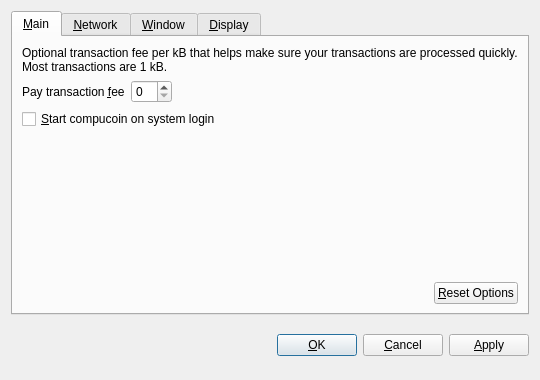
<?xml version="1.0" encoding="UTF-8"?>
<ui version="4.0">
 <class>OptionsDialog</class>
 <widget class="QDialog" name="OptionsDialog">
  <property name="geometry">
   <rect>
    <x>0</x>
    <y>0</y>
    <width>540</width>
    <height>380</height>
   </rect>
  </property>
  <property name="windowTitle">
   <string>Options</string>
  </property>
  <property name="modal">
   <bool>true</bool>
  </property>
  <layout class="QVBoxLayout" name="verticalLayout">
   <item>
    <widget class="QTabWidget" name="tabWidget">
     <property name="tabPosition">
      <enum>QTabWidget::North</enum>
     </property>
     <property name="currentIndex">
      <number>0</number>
     </property>
     <widget class="QWidget" name="tabMain">
      <attribute name="title">
       <string>&amp;Main</string>
      </attribute>
      <layout class="QVBoxLayout" name="verticalLayout_Main">
       <item>
        <widget class="QLabel" name="transactionFeeInfoLabel">
         <property name="text">
          <string>Optional transaction fee per kB that helps make sure your transactions are processed quickly. Most transactions are 1 kB.</string>
         </property>
         <property name="textFormat">
          <enum>Qt::PlainText</enum>
         </property>
         <property name="wordWrap">
          <bool>true</bool>
         </property>
        </widget>
       </item>
       <item>
        <layout class="QHBoxLayout" name="horizontalLayout_1_Main">
         <item>
          <widget class="QLabel" name="transactionFeeLabel">
           <property name="text">
            <string>Pay transaction &amp;fee</string>
           </property>
           <property name="textFormat">
            <enum>Qt::PlainText</enum>
           </property>
           <property name="buddy">
            <cstring>transactionFee</cstring>
           </property>
          </widget>
         </item>
         <item>
          <widget class="BitcoinAmountField" name="transactionFee"/>
         </item>
         <item>
          <spacer name="horizontalSpacer_1_Main">
           <property name="orientation">
            <enum>Qt::Horizontal</enum>
           </property>
           <property name="sizeHint" stdset="0">
            <size>
             <width>40</width>
             <height>20</height>
            </size>
           </property>
          </spacer>
         </item>
        </layout>
       </item>
       <item>
        <widget class="QCheckBox" name="bitcoinAtStartup">
         <property name="toolTip">
          <string>Automatically start compucoin after logging in to the system.</string>
         </property>
         <property name="text">
          <string>&amp;Start compucoin on system login</string>
         </property>
        </widget>
       </item>
       <item>
        <spacer name="verticalSpacer_Main">
         <property name="orientation">
          <enum>Qt::Vertical</enum>
         </property>
         <property name="sizeHint" stdset="0">
          <size>
           <width>20</width>
           <height>40</height>
          </size>
         </property>
        </spacer>
       </item>
       <item>
        <layout class="QHBoxLayout" name="horizontalLayout_2_Main">
         <item>
          <spacer name="horizontalSpacer_2_Main">
           <property name="orientation">
            <enum>Qt::Horizontal</enum>
           </property>
           <property name="sizeHint" stdset="0">
            <size>
             <width>40</width>
             <height>20</height>
            </size>
           </property>
          </spacer>
         </item>
         <item>
          <widget class="QPushButton" name="resetButton">
           <property name="toolTip">
            <string>Reset all client options to default.</string>
           </property>
           <property name="text">
            <string>&amp;Reset Options</string>
           </property>
           <property name="autoDefault">
            <bool>false</bool>
           </property>
          </widget>
         </item>
        </layout>
       </item>
      </layout>
     </widget>
     <widget class="QWidget" name="tabNetwork">
      <attribute name="title">
       <string>&amp;Network</string>
      </attribute>
      <layout class="QVBoxLayout" name="verticalLayout_Network">
       <item>
        <widget class="QCheckBox" name="mapPortUpnp">
         <property name="toolTip">
          <string>Automatically open the compucoin client port on the router. This only works when your router supports UPnP and it is enabled.</string>
         </property>
         <property name="text">
          <string>Map port using &amp;UPnP</string>
         </property>
        </widget>
       </item>
       <item>
        <widget class="QCheckBox" name="connectSocks">
         <property name="toolTip">
          <string>Connect to the compucoin network through a SOCKS proxy (e.g. when connecting through Tor).</string>
         </property>
         <property name="text">
          <string>&amp;Connect through SOCKS proxy:</string>
         </property>
        </widget>
       </item>
       <item>
        <layout class="QHBoxLayout" name="horizontalLayout_Network">
         <item>
          <widget class="QLabel" name="proxyIpLabel">
           <property name="text">
            <string>Proxy &amp;IP:</string>
           </property>
           <property name="textFormat">
            <enum>Qt::PlainText</enum>
           </property>
           <property name="buddy">
            <cstring>proxyIp</cstring>
           </property>
          </widget>
         </item>
         <item>
          <widget class="QValidatedLineEdit" name="proxyIp">
           <property name="maximumSize">
            <size>
             <width>140</width>
             <height>16777215</height>
            </size>
           </property>
           <property name="toolTip">
            <string>IP address of the proxy (e.g. 127.0.0.1)</string>
           </property>
          </widget>
         </item>
         <item>
          <widget class="QLabel" name="proxyPortLabel">
           <property name="text">
            <string>&amp;Port:</string>
           </property>
           <property name="textFormat">
            <enum>Qt::PlainText</enum>
           </property>
           <property name="buddy">
            <cstring>proxyPort</cstring>
           </property>
          </widget>
         </item>
         <item>
          <widget class="QLineEdit" name="proxyPort">
           <property name="maximumSize">
            <size>
             <width>55</width>
             <height>16777215</height>
            </size>
           </property>
           <property name="toolTip">
            <string>Port of the proxy (e.g. 9050)</string>
           </property>
          </widget>
         </item>
         <item>
          <widget class="QLabel" name="socksVersionLabel">
           <property name="text">
            <string>SOCKS &amp;Version:</string>
           </property>
           <property name="textFormat">
            <enum>Qt::PlainText</enum>
           </property>
           <property name="buddy">
            <cstring>socksVersion</cstring>
           </property>
          </widget>
         </item>
         <item>
          <widget class="QValueComboBox" name="socksVersion">
           <property name="toolTip">
            <string>SOCKS version of the proxy (e.g. 5)</string>
           </property>
          </widget>
         </item>
         <item>
          <spacer name="horizontalSpacer_Network">
           <property name="orientation">
            <enum>Qt::Horizontal</enum>
           </property>
           <property name="sizeHint" stdset="0">
            <size>
             <width>40</width>
             <height>20</height>
            </size>
           </property>
          </spacer>
         </item>
        </layout>
       </item>
       <item>
        <spacer name="verticalSpacer_Network">
         <property name="orientation">
          <enum>Qt::Vertical</enum>
         </property>
         <property name="sizeHint" stdset="0">
          <size>
           <width>20</width>
           <height>40</height>
          </size>
         </property>
        </spacer>
       </item>
      </layout>
     </widget>
     <widget class="QWidget" name="tabWindow">
      <attribute name="title">
       <string>&amp;Window</string>
      </attribute>
      <layout class="QVBoxLayout" name="verticalLayout_Window">
       <item>
        <widget class="QCheckBox" name="minimizeToTray">
         <property name="toolTip">
          <string>Show only a tray icon after minimizing the window.</string>
         </property>
         <property name="text">
          <string>&amp;Minimize to the tray instead of the taskbar</string>
         </property>
        </widget>
       </item>
       <item>
        <widget class="QCheckBox" name="minimizeOnClose">
         <property name="toolTip">
          <string>Minimize instead of exit the application when the window is closed. When this option is enabled, the application will be closed only after selecting Quit in the menu.</string>
         </property>
         <property name="text">
          <string>M&amp;inimize on close</string>
         </property>
        </widget>
       </item>
       <item>
        <spacer name="verticalSpacer_Window">
         <property name="orientation">
          <enum>Qt::Vertical</enum>
         </property>
         <property name="sizeHint" stdset="0">
          <size>
           <width>20</width>
           <height>40</height>
          </size>
         </property>
        </spacer>
       </item>
      </layout>
     </widget>
     <widget class="QWidget" name="tabDisplay">
      <attribute name="title">
       <string>&amp;Display</string>
      </attribute>
      <layout class="QVBoxLayout" name="verticalLayout_Display">
       <item>
        <layout class="QHBoxLayout" name="horizontalLayout_1_Display">
         <item>
          <widget class="QLabel" name="langLabel">
           <property name="text">
            <string>User Interface &amp;language:</string>
           </property>
           <property name="textFormat">
            <enum>Qt::PlainText</enum>
           </property>
           <property name="buddy">
            <cstring>lang</cstring>
           </property>
          </widget>
         </item>
         <item>
          <widget class="QValueComboBox" name="lang">
           <property name="toolTip">
            <string>The user interface language can be set here. This setting will take effect after restarting compucoin.</string>
           </property>
          </widget>
         </item>
        </layout>
       </item>
       <item>
        <layout class="QHBoxLayout" name="horizontalLayout_2_Display">
         <item>
          <widget class="QLabel" name="unitLabel">
           <property name="text">
            <string>&amp;Unit to show amounts in:</string>
           </property>
           <property name="textFormat">
            <enum>Qt::PlainText</enum>
           </property>
           <property name="buddy">
            <cstring>unit</cstring>
           </property>
          </widget>
         </item>
         <item>
          <widget class="QValueComboBox" name="unit">
           <property name="toolTip">
            <string>Choose the default subdivision unit to show in the interface and when sending coins.</string>
           </property>
          </widget>
         </item>
        </layout>
       </item>
       <item>
        <widget class="QCheckBox" name="displayAddresses">
         <property name="toolTip">
          <string>Whether to show compucoin addresses in the transaction list or not.</string>
         </property>
         <property name="text">
          <string>&amp;Display addresses in transaction list</string>
         </property>
        </widget>
       </item>
       <item>
        <widget class="QCheckBox" name="coinControlFeatures">
         <property name="toolTip">
          <string>Whether to show coin control features or not.</string>
         </property>
         <property name="text">
          <string>Display coin &amp;control features (experts only!)</string>
         </property>
        </widget>
       </item>
       <item>
        <spacer name="verticalSpacer_Display">
         <property name="orientation">
          <enum>Qt::Vertical</enum>
         </property>
         <property name="sizeHint" stdset="0">
          <size>
           <width>20</width>
           <height>40</height>
          </size>
         </property>
        </spacer>
       </item>
      </layout>
     </widget>
    </widget>
   </item>
   <item>
    <layout class="QHBoxLayout" name="horizontalLayout_Buttons">
     <item>
      <spacer name="horizontalSpacer_1">
       <property name="orientation">
        <enum>Qt::Horizontal</enum>
       </property>
       <property name="sizeHint" stdset="0">
        <size>
         <width>40</width>
         <height>48</height>
        </size>
       </property>
      </spacer>
     </item>
     <item>
      <widget class="QLabel" name="statusLabel">
       <property name="font">
        <font>
         <weight>75</weight>
         <bold>true</bold>
        </font>
       </property>
       <property name="text">
        <string/>
       </property>
       <property name="textFormat">
        <enum>Qt::PlainText</enum>
       </property>
       <property name="wordWrap">
        <bool>true</bool>
       </property>
      </widget>
     </item>
     <item>
      <spacer name="horizontalSpacer_2">
       <property name="orientation">
        <enum>Qt::Horizontal</enum>
       </property>
       <property name="sizeHint" stdset="0">
        <size>
         <width>40</width>
         <height>48</height>
        </size>
       </property>
      </spacer>
     </item>
     <item>
      <widget class="QPushButton" name="okButton">
       <property name="text">
        <string>&amp;OK</string>
       </property>
      </widget>
     </item>
     <item>
      <widget class="QPushButton" name="cancelButton">
       <property name="text">
        <string>&amp;Cancel</string>
       </property>
       <property name="autoDefault">
        <bool>false</bool>
       </property>
      </widget>
     </item>
     <item>
      <widget class="QPushButton" name="applyButton">
       <property name="text">
        <string>&amp;Apply</string>
       </property>
       <property name="autoDefault">
        <bool>false</bool>
       </property>
      </widget>
     </item>
    </layout>
   </item>
  </layout>
 </widget>
 <customwidgets>
  <customwidget>
   <class>BitcoinAmountField</class>
   <extends>QSpinBox</extends>
   <header>bitcoinamountfield.h</header>
  </customwidget>
  <customwidget>
   <class>QValueComboBox</class>
   <extends>QComboBox</extends>
   <header>qvaluecombobox.h</header>
  </customwidget>
  <customwidget>
   <class>QValidatedLineEdit</class>
   <extends>QLineEdit</extends>
   <header>qvalidatedlineedit.h</header>
  </customwidget>
 </customwidgets>
 <resources/>
 <connections/>
</ui>
